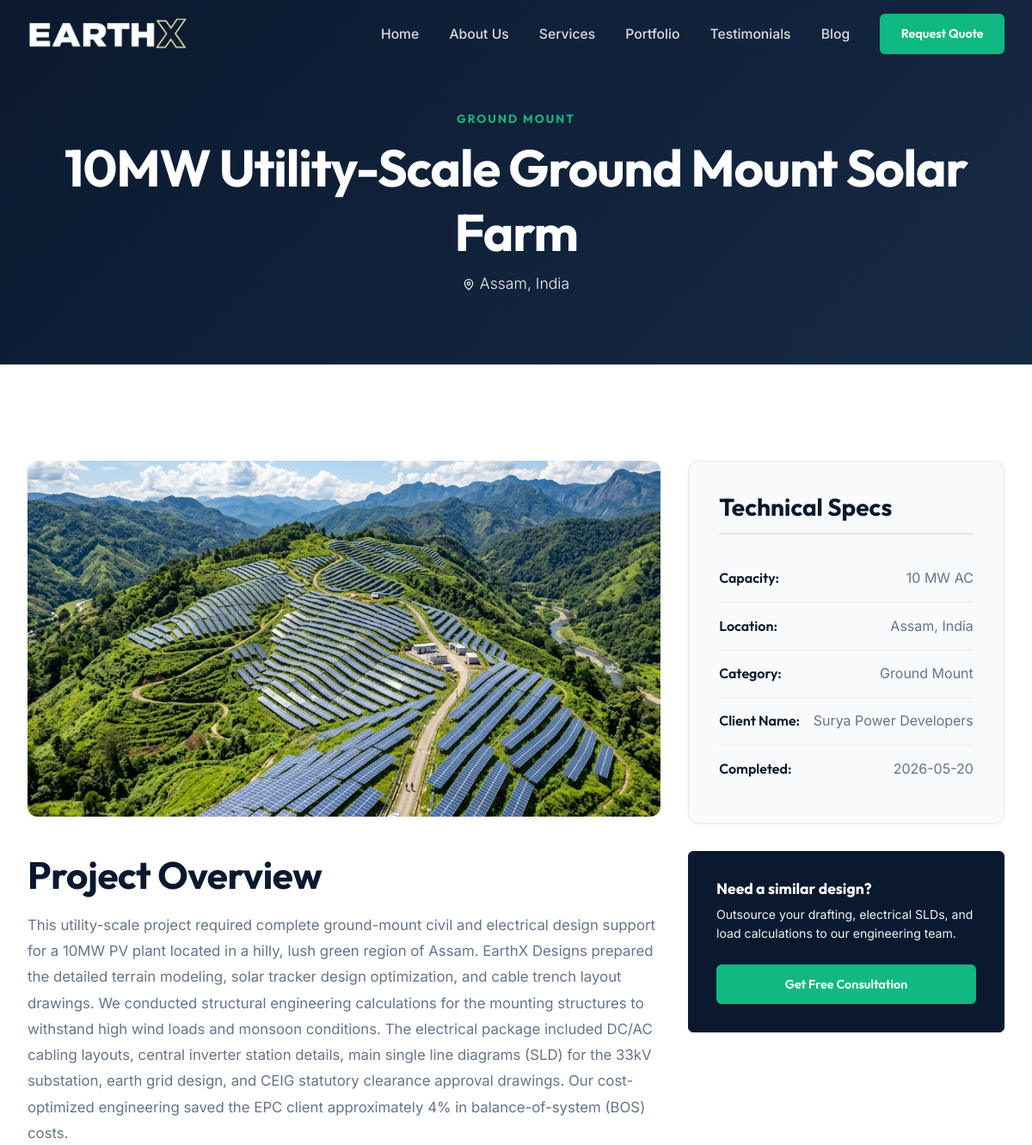
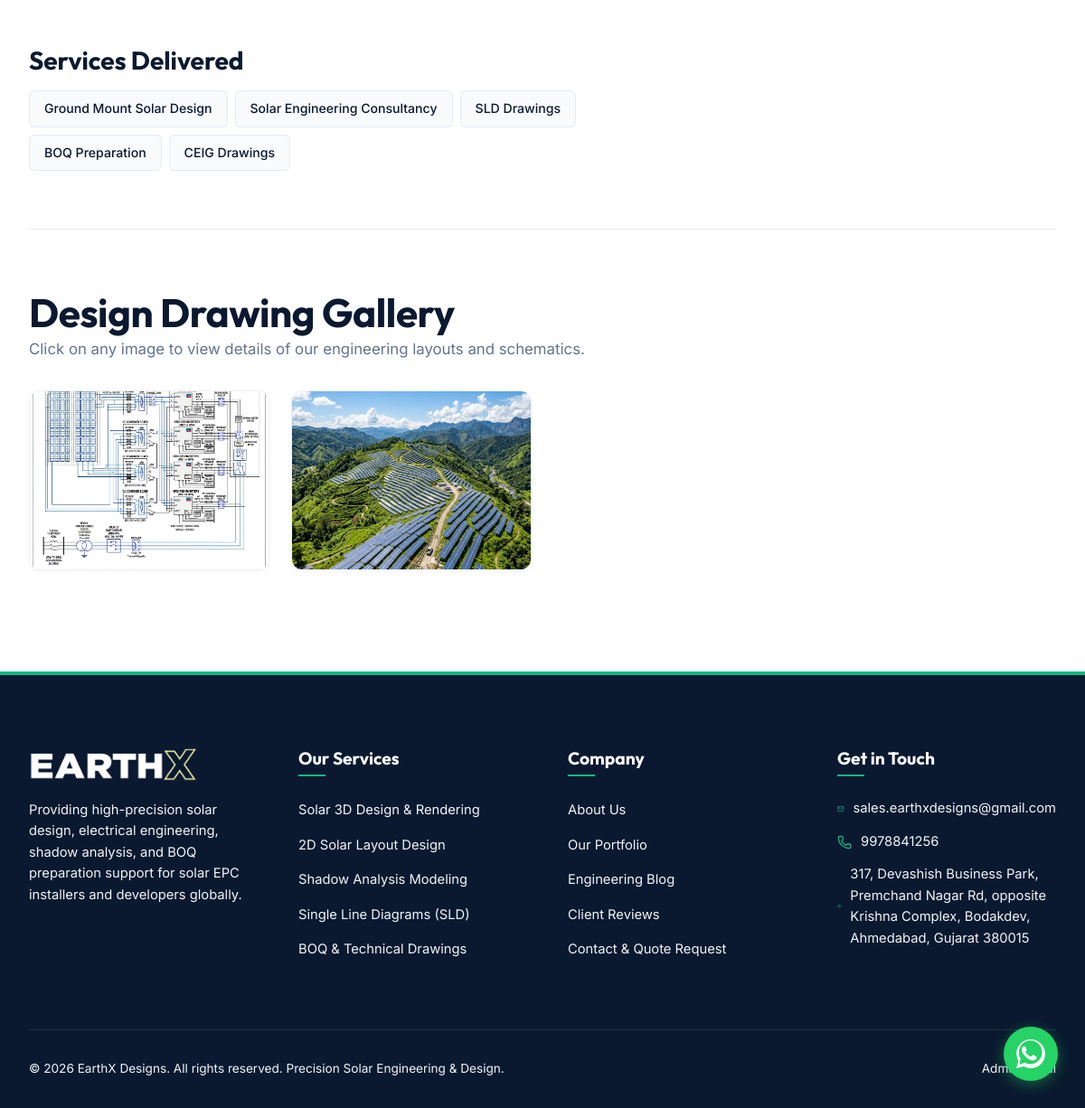
Page /portfolio/2 on the committed database (2 pictures, top to bottom).
### tables this page shows
CREATE TABLE categories (
    id INTEGER PRIMARY KEY AUTOINCREMENT,
    name TEXT UNIQUE NOT NULL,
    slug TEXT UNIQUE NOT NULL
);

CREATE TABLE projects (
    id INTEGER PRIMARY KEY AUTOINCREMENT,
    title TEXT NOT NULL,
    category_id INTEGER,
    capacity TEXT NOT NULL,
    location TEXT NOT NULL,
    client_name TEXT,
    description TEXT NOT NULL,
    services_delivered TEXT NOT NULL,
    featured_image TEXT NOT NULL,
    completion_date TEXT NOT NULL,
    status TEXT DEFAULT 'published', -- 'draft', 'published'
    created_at TIMESTAMP DEFAULT CURRENT_TIMESTAMP,
    FOREIGN KEY(category_id) REFERENCES categories(id) ON DELETE SET NULL
);

CREATE TABLE project_images (
    id INTEGER PRIMARY KEY AUTOINCREMENT,
    project_id INTEGER,
    image_path TEXT NOT NULL,
    caption TEXT,
    display_order INTEGER DEFAULT 0,
    FOREIGN KEY(project_id) REFERENCES projects(id) ON DELETE CASCADE
);

### app.py (the view)
@app.route('/portfolio/<int:project_id>')
def project_detail(project_id):
    conn = get_db_connection()
    project = conn.execute('''
        SELECT p.*, c.name as category_name, c.slug as category_slug
        FROM projects p
        LEFT JOIN categories c ON p.category_id = c.id
        WHERE p.id = ? AND p.status = 'published'
    ''', (project_id,)).fetchone()
    if not project:
        conn.close()
        return "Project not found", 404
    images = conn.execute('SELECT * FROM project_images WHERE project_id = ? ORDER BY display_order ASC', (project_id,)).fetchall()
    related = conn.execute('''
        SELECT p.*, c.name as category_name
        FROM projects p
        LEFT JOIN categories c ON p.category_id = c.id
        WHERE p.category_id = ? AND p.id != ? AND p.status = 'published'
        ORDER BY p.completion_date DESC LIMIT 3
    ''', (project['category_id'], project_id)).fetchall()
    conn.close()
    services_delivered = [s.strip() for s in project['services_delivered'].split(',')] if project['services_delivered'] else []
    return render_template('project_detail.html', project=project, images=images, related=related, services_delivered=services_delivered)

### app.py (called while the page is built)
@app.context_processor
def inject_global_data():
    return {
        'now': datetime.datetime.now()
    }

### database.py (called while the page is built)
def get_db_connection():
    conn = sqlite3.connect(DB_PATH)
    conn.row_factory = sqlite3.Row
    conn.execute("PRAGMA foreign_keys = ON;")
    return conn

### templates/project_detail.html (shortened to what this page needs)
{% extends 'base.html' %}
{% block content %}
<section class="page-hero">
    <div class="container">
        <span class="section-tag">{{ project.category_name }}</span>
        <h1>{{ project.title }}</h1>
        <p><i data-lucide="map-pin" style="width: 14px; height: 14px; display: inline-block; vertical-align: middle; margin-right: 6px;"></i>{{ project.location }}</p>
    </div>
</section>
<section class="section-padding">
    <div class="container">
        <div class="project-detail-layout grid">
            <div>
                <div class="project-main-image">
                    <img src="{{ project.featured_image }}" alt="{{ project.title }}">
                </div>
                <div class="project-description">
                    <h2>Project Overview</h2>
                    <p>{{ project.description }}</p>
                </div>
                {% if services_delivered %}
                <div class="services-delivered-list">
                    <h3>Services Delivered</h3>
                    <div class="services-tags">
                        {% for svc in services_delivered %}
                        <span class="service-tag">{{ svc }}</span>
                        {% endfor %}
                    </div>
                </div>
                {% endif %}
            </div>
            <div>
                <div class="project-spec-card">
                    <h3>Technical Specs</h3>
                    <ul class="spec-list">
                        <li class="spec-item">
                            <span class="spec-label">Capacity:</span>
                            <span class="spec-value">{{ project.capacity }}</span>
                        </li>
                        <li class="spec-item">
                            <span class="spec-label">Location:</span>
                            <span class="spec-value">{{ project.location }}</span>
                        </li>
                        <li class="spec-item">
                            <span class="spec-label">Category:</span>
                            <span class="spec-value">{{ project.category_name }}</span>
                        </li>
                        {% if project.client_name %}
                        <li class="spec-item">
                            <span class="spec-label">Client Name:</span>
                            <span class="spec-value">{{ project.client_name }}</span>
                        </li>
                        {% endif %}
                        <li class="spec-item">
                            <span class="spec-label">Completed:</span>
                            <span class="spec-value">{{ project.completion_date }}</span>
                        </li>
                    </ul>
                </div>
                <div class="why-card" style="margin-top: 2rem; padding: 2rem; background-color: var(--primary); color: var(--bg-white); border-color: var(--primary);">
                    <h4 style="color: #FFFFFF; margin-bottom: 0.5rem; font-size: 1.1rem;">Need a similar design?</h4>
                    <p style="color: var(--text-light); font-size: 0.88rem; margin-bottom: 1.5rem;">Outsource your drafting, electrical SLDs, and load calculations to our engineering team.</p>
                    <a href="{{ url_for('contact') }}" class="btn btn-primary" style="width: 100%; font-size: 0.9rem; padding: 0.6rem;">Get Free Consultation</a>
                </div>
            </div>
        </div>
        {% if images %}
        <div class="gallery-section">
            <h2>Design Drawing Gallery</h2>
            <p>Click on any image to view details of our engineering layouts and schematics.</p>
            <div class="gallery-grid grid">
                {% for img in images %}
                <div class="gallery-item" data-index="{{ loop.index0 }}" data-src="{{ img.image_path }}" data-caption="{{ img.caption or '' }}">
                    <img src="{{ img.image_path }}" alt="{{ img.caption or 'Gallery drawing image' }}">
                </div>
                {% endfor %}
            </div>
        </div>
        {% endif %}
    </div>
</section>
{% endblock %}

### rows in the picture
categories: category_name "GROUND MOUNT", category_name "Ground Mount"
projects: title "10MW Utility-Scale Ground Mount Solar Farm", location "Assam, India", featured_image (picture), description "This utility-scale project required complete ground-mount civil and electrical design support for a 10MW PV plant located in a hilly, lush green region of Assam. EarthX Designs prepared the detailed terrain modeling, solar tracker design optimization, and cable trench layout drawings. We conducted structural engineering calculations for the mounting structures to withstand high wind loads and monsoon conditions. The electrical package included DC/AC cabling layouts, central inverter station details, main single line diagrams (SLD) for the 33kV substation, earth grid design, and CEIG statutory clearance approval drawings. Our cost-optimized engineering saved the EPC client approximately 4%…", capacity "10 MW AC", client_name "Surya Power Developers", completion_date "2026-05-20"
project_images: image_path (picture)
project_images: image_path (picture)

### other values in the picture
{{ svc }} "Ground Mount Solar Design" "Solar Engineering Consultancy" "SLD Drawings" "BOQ Preparation" "CEIG Drawings"
